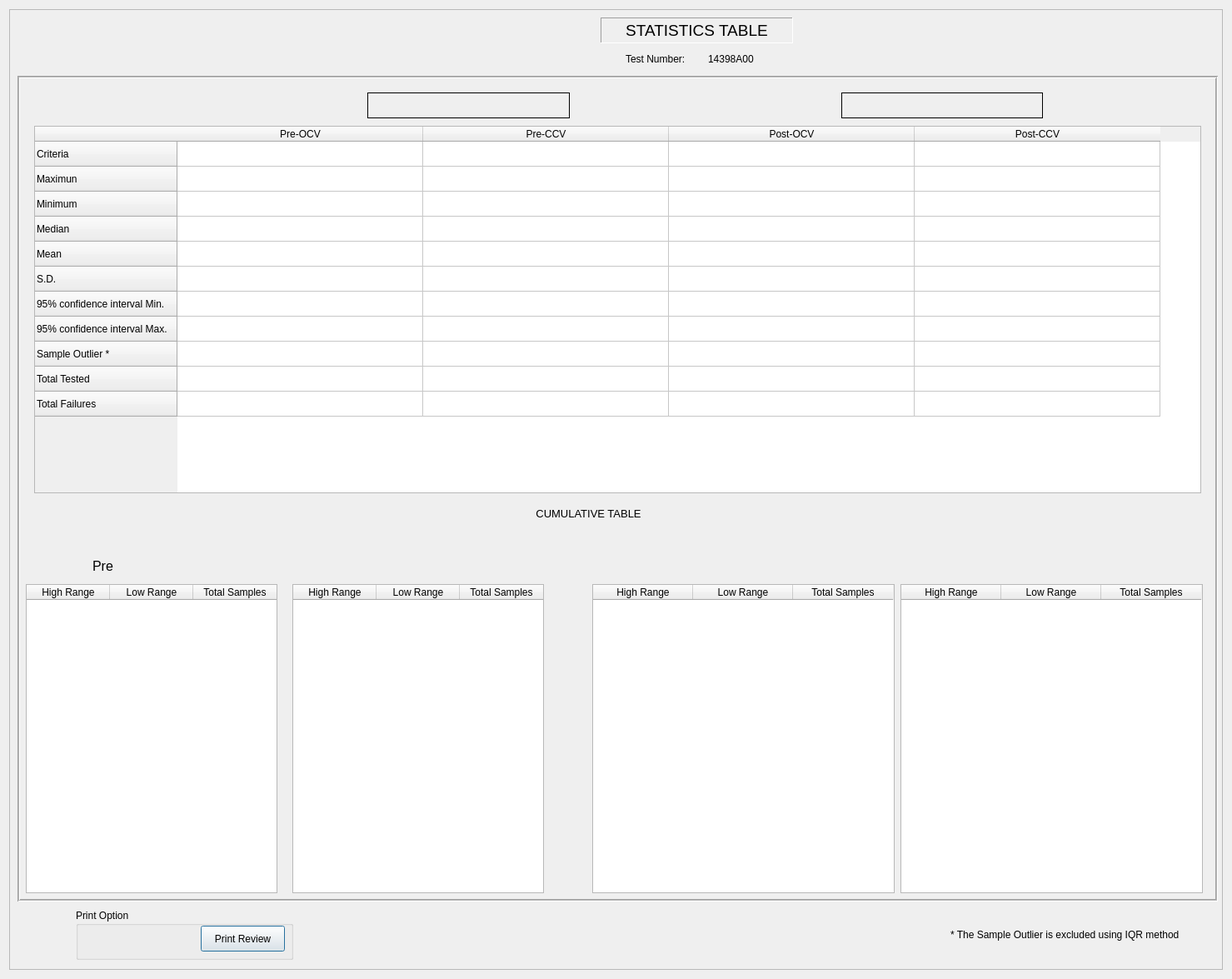
<?xml version="1.0" encoding="UTF-8"?>
<ui version="4.0">
 <class>Dialog</class>
 <widget class="QDialog" name="Dialog">
  <property name="geometry">
   <rect>
    <x>0</x>
    <y>0</y>
    <width>1479</width>
    <height>1175</height>
   </rect>
  </property>
  <property name="windowTitle">
   <string>Statisctic Table</string>
  </property>
  <layout class="QGridLayout" name="gridLayout">
   <item row="0" column="0">
    <widget class="QFrame" name="frame">
     <property name="frameShape">
      <enum>QFrame::StyledPanel</enum>
     </property>
     <property name="frameShadow">
      <enum>QFrame::Raised</enum>
     </property>
     <widget class="QLabel" name="label">
      <property name="geometry">
       <rect>
        <x>710</x>
        <y>10</y>
        <width>231</width>
        <height>31</height>
       </rect>
      </property>
      <property name="font">
       <font>
        <pointsize>14</pointsize>
       </font>
      </property>
      <property name="frameShape">
       <enum>QFrame::Panel</enum>
      </property>
      <property name="frameShadow">
       <enum>QFrame::Sunken</enum>
      </property>
      <property name="text">
       <string>STATISTICS TABLE</string>
      </property>
      <property name="alignment">
       <set>Qt::AlignCenter</set>
      </property>
     </widget>
     <widget class="QFrame" name="frame_2">
      <property name="geometry">
       <rect>
        <x>10</x>
        <y>80</y>
        <width>1441</width>
        <height>991</height>
       </rect>
      </property>
      <property name="frameShape">
       <enum>QFrame::Box</enum>
      </property>
      <property name="frameShadow">
       <enum>QFrame::Sunken</enum>
      </property>
      <property name="midLineWidth">
       <number>1</number>
      </property>
      <widget class="QTableWidget" name="tableWidget">
       <property name="geometry">
        <rect>
         <x>20</x>
         <y>60</y>
         <width>1401</width>
         <height>441</height>
        </rect>
       </property>
       <property name="layoutDirection">
        <enum>Qt::LeftToRight</enum>
       </property>
       <property name="textElideMode">
        <enum>Qt::ElideMiddle</enum>
       </property>
       <property name="verticalScrollMode">
        <enum>QAbstractItemView::ScrollPerItem</enum>
       </property>
       <attribute name="horizontalHeaderDefaultSectionSize">
        <number>295</number>
       </attribute>
       <attribute name="horizontalHeaderShowSortIndicator" stdset="0">
        <bool>false</bool>
       </attribute>
       <row>
        <property name="text">
         <string>Criteria</string>
        </property>
       </row>
       <row>
        <property name="text">
         <string>Maximun</string>
        </property>
       </row>
       <row>
        <property name="text">
         <string>Minimum</string>
        </property>
       </row>
       <row>
        <property name="text">
         <string>Median</string>
        </property>
       </row>
       <row>
        <property name="text">
         <string>Mean</string>
        </property>
       </row>
       <row>
        <property name="text">
         <string>S.D.</string>
        </property>
       </row>
       <row>
        <property name="text">
         <string>95% confidence interval Min.</string>
        </property>
       </row>
       <row>
        <property name="text">
         <string>95% confidence interval Max.</string>
        </property>
       </row>
       <row>
        <property name="text">
         <string>Sample Outlier *</string>
        </property>
       </row>
       <row>
        <property name="text">
         <string>Total Tested</string>
        </property>
       </row>
       <row>
        <property name="text">
         <string>Total Failures</string>
        </property>
       </row>
       <column>
        <property name="text">
         <string>Pre-OCV</string>
        </property>
       </column>
       <column>
        <property name="text">
         <string>Pre-CCV</string>
        </property>
       </column>
       <column>
        <property name="text">
         <string>Post-OCV</string>
        </property>
       </column>
       <column>
        <property name="text">
         <string>Post-CCV</string>
        </property>
       </column>
       <item row="0" column="0">
        <property name="text">
         <string/>
        </property>
        <property name="textAlignment">
         <set>AlignCenter</set>
        </property>
       </item>
       <item row="1" column="0">
        <property name="text">
         <string/>
        </property>
        <property name="textAlignment">
         <set>AlignCenter</set>
        </property>
       </item>
      </widget>
      <widget class="QLabel" name="label_6">
       <property name="geometry">
        <rect>
         <x>560</x>
         <y>510</y>
         <width>251</width>
         <height>31</height>
        </rect>
       </property>
       <property name="font">
        <font>
         <pointsize>10</pointsize>
        </font>
       </property>
       <property name="text">
        <string>CUMULATIVE TABLE</string>
       </property>
       <property name="alignment">
        <set>Qt::AlignCenter</set>
       </property>
      </widget>
      <widget class="QTableWidget" name="tableWidget_2">
       <property name="geometry">
        <rect>
         <x>330</x>
         <y>610</y>
         <width>302</width>
         <height>371</height>
        </rect>
       </property>
       <property name="sortingEnabled">
        <bool>true</bool>
       </property>
       <attribute name="horizontalHeaderDefaultSectionSize">
        <number>100</number>
       </attribute>
       <attribute name="horizontalHeaderMinimumSectionSize">
        <number>25</number>
       </attribute>
       <attribute name="verticalHeaderVisible">
        <bool>false</bool>
       </attribute>
       <column>
        <property name="text">
         <string>High Range</string>
        </property>
       </column>
       <column>
        <property name="text">
         <string>Low Range</string>
        </property>
       </column>
       <column>
        <property name="text">
         <string>Total Samples</string>
        </property>
       </column>
      </widget>
      <widget class="QLabel" name="label_7">
       <property name="geometry">
        <rect>
         <x>90</x>
         <y>580</y>
         <width>151</width>
         <height>17</height>
        </rect>
       </property>
       <property name="font">
        <font>
         <pointsize>12</pointsize>
        </font>
       </property>
       <property name="text">
        <string>Pre</string>
       </property>
      </widget>
      <widget class="QTableWidget" name="tableWidget_3">
       <property name="geometry">
        <rect>
         <x>1060</x>
         <y>610</y>
         <width>363</width>
         <height>371</height>
        </rect>
       </property>
       <attribute name="horizontalHeaderDefaultSectionSize">
        <number>120</number>
       </attribute>
       <attribute name="horizontalHeaderMinimumSectionSize">
        <number>25</number>
       </attribute>
       <attribute name="verticalHeaderVisible">
        <bool>false</bool>
       </attribute>
       <column>
        <property name="text">
         <string>High Range</string>
        </property>
       </column>
       <column>
        <property name="text">
         <string>Low Range</string>
        </property>
       </column>
       <column>
        <property name="text">
         <string>Total Samples</string>
        </property>
       </column>
      </widget>
      <widget class="QLabel" name="label_8">
       <property name="geometry">
        <rect>
         <x>420</x>
         <y>580</y>
         <width>151</width>
         <height>17</height>
        </rect>
       </property>
       <property name="font">
        <font>
         <pointsize>12</pointsize>
        </font>
       </property>
       <property name="text">
        <string/>
       </property>
      </widget>
      <widget class="QWidget" name="layoutWidget">
       <property name="geometry">
        <rect>
         <x>420</x>
         <y>20</y>
         <width>811</width>
         <height>31</height>
        </rect>
       </property>
       <layout class="QHBoxLayout" name="horizontalLayout_3">
        <item>
         <widget class="QLabel" name="label_4">
          <property name="font">
           <font>
            <pointsize>10</pointsize>
           </font>
          </property>
          <property name="autoFillBackground">
           <bool>true</bool>
          </property>
          <property name="frameShape">
           <enum>QFrame::Panel</enum>
          </property>
          <property name="text">
           <string/>
          </property>
          <property name="alignment">
           <set>Qt::AlignCenter</set>
          </property>
         </widget>
        </item>
        <item>
         <spacer name="horizontalSpacer">
          <property name="orientation">
           <enum>Qt::Horizontal</enum>
          </property>
          <property name="sizeType">
           <enum>QSizePolicy::Fixed</enum>
          </property>
          <property name="sizeHint" stdset="0">
           <size>
            <width>320</width>
            <height>20</height>
           </size>
          </property>
         </spacer>
        </item>
        <item>
         <widget class="QLabel" name="label_5">
          <property name="font">
           <font>
            <pointsize>10</pointsize>
           </font>
          </property>
          <property name="autoFillBackground">
           <bool>true</bool>
          </property>
          <property name="frameShape">
           <enum>QFrame::Panel</enum>
          </property>
          <property name="text">
           <string/>
          </property>
          <property name="alignment">
           <set>Qt::AlignCenter</set>
          </property>
         </widget>
        </item>
       </layout>
      </widget>
      <widget class="QTableWidget" name="tableWidget_4">
       <property name="geometry">
        <rect>
         <x>10</x>
         <y>610</y>
         <width>302</width>
         <height>371</height>
        </rect>
       </property>
       <property name="sortingEnabled">
        <bool>true</bool>
       </property>
       <attribute name="horizontalHeaderDefaultSectionSize">
        <number>100</number>
       </attribute>
       <attribute name="horizontalHeaderMinimumSectionSize">
        <number>25</number>
       </attribute>
       <attribute name="verticalHeaderVisible">
        <bool>false</bool>
       </attribute>
       <column>
        <property name="text">
         <string>High Range</string>
        </property>
       </column>
       <column>
        <property name="text">
         <string>Low Range</string>
        </property>
       </column>
       <column>
        <property name="text">
         <string>Total Samples</string>
        </property>
       </column>
      </widget>
      <widget class="QTableWidget" name="tableWidget_5">
       <property name="geometry">
        <rect>
         <x>690</x>
         <y>610</y>
         <width>363</width>
         <height>371</height>
        </rect>
       </property>
       <attribute name="horizontalHeaderDefaultSectionSize">
        <number>120</number>
       </attribute>
       <attribute name="horizontalHeaderMinimumSectionSize">
        <number>25</number>
       </attribute>
       <attribute name="verticalHeaderVisible">
        <bool>false</bool>
       </attribute>
       <column>
        <property name="text">
         <string>High Range</string>
        </property>
       </column>
       <column>
        <property name="text">
         <string>Low Range</string>
        </property>
       </column>
       <column>
        <property name="text">
         <string>Total Samples</string>
        </property>
       </column>
      </widget>
      <widget class="QLabel" name="label_11">
       <property name="geometry">
        <rect>
         <x>800</x>
         <y>580</y>
         <width>171</width>
         <height>17</height>
        </rect>
       </property>
       <property name="font">
        <font>
         <pointsize>12</pointsize>
        </font>
       </property>
       <property name="text">
        <string/>
       </property>
      </widget>
      <widget class="QLabel" name="label_12">
       <property name="geometry">
        <rect>
         <x>1170</x>
         <y>580</y>
         <width>151</width>
         <height>17</height>
        </rect>
       </property>
       <property name="font">
        <font>
         <pointsize>12</pointsize>
        </font>
       </property>
       <property name="text">
        <string/>
       </property>
      </widget>
     </widget>
     <widget class="QGroupBox" name="groupBox">
      <property name="geometry">
       <rect>
        <x>80</x>
        <y>1080</y>
        <width>261</width>
        <height>61</height>
       </rect>
      </property>
      <property name="title">
       <string>Print Option</string>
      </property>
      <widget class="QPushButton" name="pushButton">
       <property name="geometry">
        <rect>
         <x>150</x>
         <y>20</y>
         <width>101</width>
         <height>31</height>
        </rect>
       </property>
       <property name="text">
        <string>Print Review</string>
       </property>
      </widget>
     </widget>
     <widget class="QWidget" name="layoutWidget">
      <property name="geometry">
       <rect>
        <x>740</x>
        <y>50</y>
        <width>191</width>
        <height>19</height>
       </rect>
      </property>
      <layout class="QHBoxLayout" name="horizontalLayout_2">
       <item>
        <widget class="QLabel" name="label_9">
         <property name="text">
          <string>Test Number:</string>
         </property>
        </widget>
       </item>
       <item>
        <widget class="QLabel" name="label_10">
         <property name="text">
          <string>14398A00</string>
         </property>
        </widget>
       </item>
      </layout>
     </widget>
     <widget class="QLabel" name="label_2">
      <property name="geometry">
       <rect>
        <x>1130</x>
        <y>1100</y>
        <width>311</width>
        <height>21</height>
       </rect>
      </property>
      <property name="text">
       <string>* The Sample Outlier is excluded using IQR method </string>
      </property>
     </widget>
    </widget>
   </item>
  </layout>
 </widget>
 <resources/>
 <connections/>
</ui>
